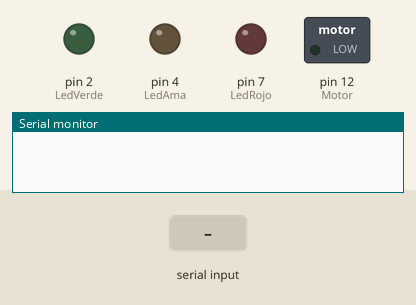
Simulated run of this sketch. Board: Arduino Uno, built with avr-gcc and run on an emulated ATmega328P. On the bench: switched loads named in the sketch (green lamp = pin HIGH), output pins drawn as LEDs (lit = HIGH), the last lines printed to the serial monitor. The test bench sets the inputs (shaded band).

Above: at 1.2 s.
1.3 s: "10" received over Serial
At 2.4 s:
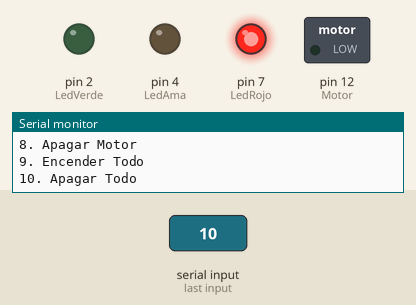
2.8 s: "3" received over Serial
At 3.5 s:
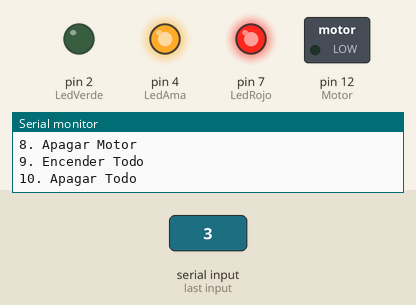
4.3 s: "2" received over Serial
At 4.7 s:
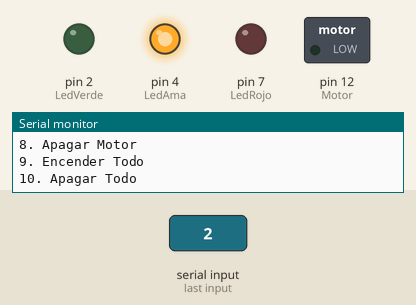
5.8 s: "5" received over Serial
At 7.0 s:
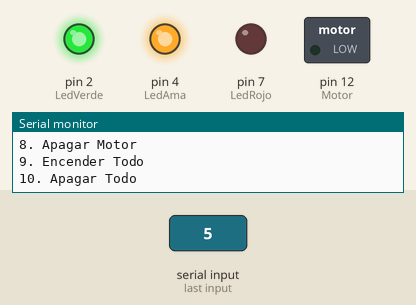
7.3 s: "1" received over Serial
At 8.1 s:
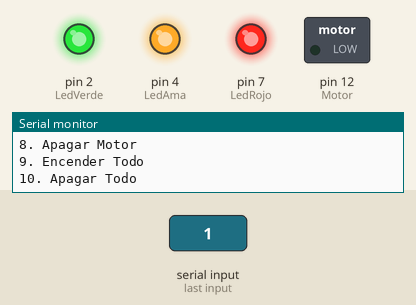
8.8 s: "4" received over Serial
At 9.3 s:
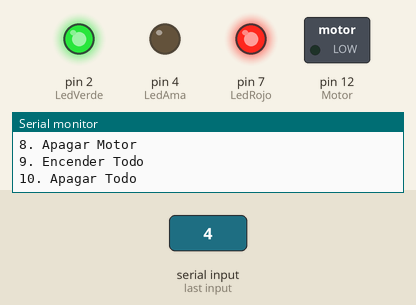
Timing chart, 0 to 11.3 s (numbered marks = the images above; inputs shaded):
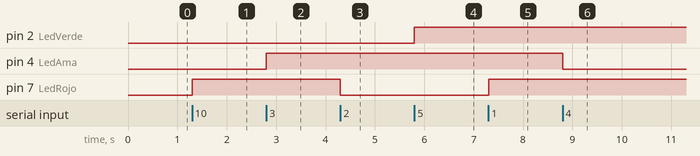

Measured:
- after the input at 1.3 s, pin 7 (LedRojo): LOW → HIGH at once
- after the input at 2.8 s, pin 4 (LedAma): LOW → HIGH at once
- after the input at 4.3 s, pin 7 (LedRojo): HIGH → LOW at once
- after the input at 5.8 s, pin 2 (LedVerde): LOW → HIGH at once
- after the input at 7.3 s, pin 7 (LedRojo): LOW → HIGH at once
- after the input at 8.8 s, pin 4 (LedAma): HIGH → LOW at once

The sketch:

practica_on-off_m.ino
```cpp
char opcion = '0';
const int LedRojo = 7;
const int LedVerde = 2;
const int LedAma = 4;
const int Motor = 12;
void setup() {
  // put your setup code here, to run once:
  Serial.begin(9600);
  pinMode(LedRojo,OUTPUT);
  pinMode(LedVerde,OUTPUT);
  pinMode(LedAma,OUTPUT);
  pinMode(Motor,OUTPUT);
}

void loop() {
  // put your main code here, to run repeatedly:
  if(Serial.available()>0)
  {
    opcion = Serial.read();

    if(opcion=='0'){
      Serial.println("Menu");
      Serial.println("1. Encender led Rojo");
      Serial.println("2. Apagar led Rojo");
      Serial.println("3. Encender led Amarillo");
      Serial.println("4. Apagar led Amarillo");
      Serial.println("5. Encender led Verde");
      Serial.println("6. Apagar led Verde");
      Serial.println("7. Encender Motor");
      Serial.println("8. Apagar Motor");
      Serial.println("9. Encender Todo");
      Serial.println("10. Apagar Todo");
    }
    if(opcion=='1'){
      digitalWrite(LedRojo,HIGH);
      }else{
        if(opcion=='2'){
          digitalWrite(LedRojo,LOW);
        }else{
          if(opcion=='3'){
            digitalWrite(LedAma,HIGH);
          }else{
            if(opcion=='4'){
              digitalWrite(LedAma,LOW);
            }else{
              if(opcion=='5'){
                digitalWrite(LedVerde,HIGH);
                }else{
                  if(opcion=='6'){
                    digitalWrite(LedVerde,LOW);
                }else{
                  if(opcion=='7'){
                    digitalWrite(Motor,HIGH);
                  }else{
                    if(opcion=='8'){
                      digitalWrite(Motor,LOW);
                    }else{
                      if(opcion=='9'){
                        digitalWrite(LedRojo,HIGH);
                        digitalWrite(LedAma,HIGH);
                        digitalWrite(LedVerde,HIGH);
                        digitalWrite(Motor,HIGH);
                      }else{
                        if(opcion=="10"){
                          digitalWrite(LedRojo,LOW);
                          digitalWrite(LedAma,LOW);
                          digitalWrite(LedVerde,LOW);
                          digitalWrite(Motor,LOW);
                        }
                      }
                    }
                  }
                }
            }
          }
        }
      }
    }
  }
}
```
